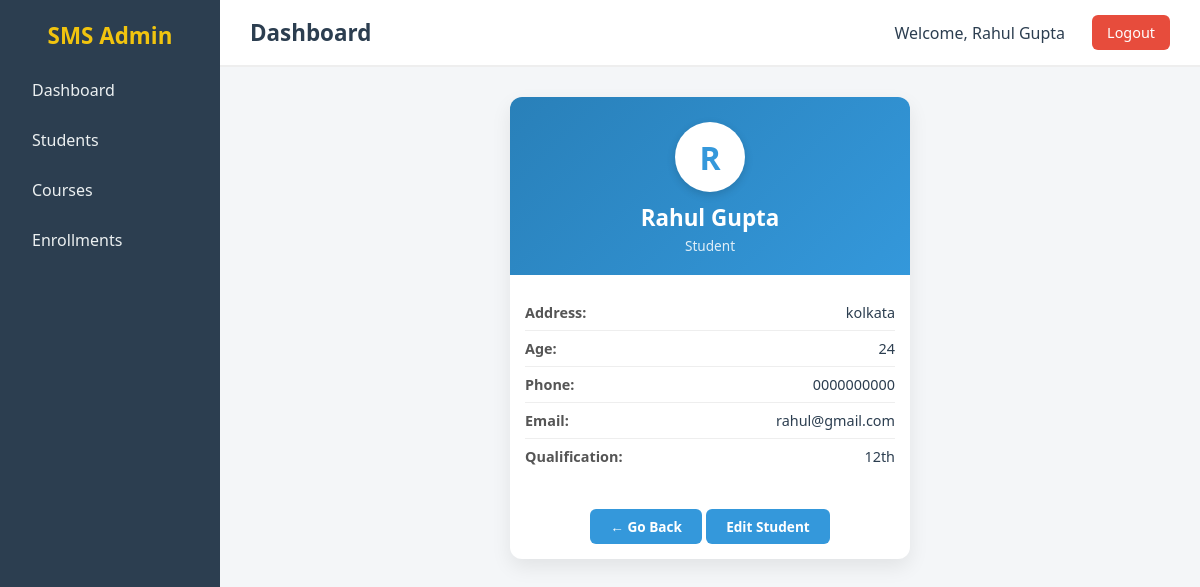
The app's page /students/1/viwe (signed in) with its own data.
### SMS/app/models/sms_models.py (models this page shows)
class User(db.Model):
    __tablename__ = "users"
    id = db.Column(db.Integer,primary_key= True)
    name = db.Column(db.String(100),nullable =False)
    email = db.Column(db.String(80),nullable = False)
    username = db.Column(db.String(80),unique = True,nullable = False)
    password = db.Column(db.String(80),nullable = False)

class Student(db.Model):
    __tablename__ = "students"
    id = db.Column(db.Integer, primary_key=True)
    name = db.Column(db.String(100), nullable=False)
    address = db.Column(db.String(200), nullable=False)
    age = db.Column(db.Integer, nullable=False)
    phone = db.Column(db.String(15), nullable=False)
    email = db.Column(db.String(30), nullable=False, unique=True)
    last_qualification = db.Column(db.String(30))
    enrollments = db.relationship("Enrollment", backref="student", lazy=True)

### SMS/app/routes/students.py (the view)
@student_bp.route("/students/<int:student_id>/viwe")
@login_required
def viwe_student(student_id):
    got_student = Student.query.get_or_404(student_id)
    return render_template("students/student_view.html", student=got_student,back_url = "students",show_edit = True)

### SMS/app/decorator/login_auth.py (called while the page is built)
def login_required(f):
    @wraps(f)
    def decorated_function(*args, **kwargs):
        if "user_id" not in session:
            return redirect(url_for("auth.login"))  # redirect to login page
        return f(*args, **kwargs)
    return decorated_function

### SMS/app/routes/base.py (called while the page is built)
@base_bp.app_context_processor
def inject_user():
    user_id = session.get('user_id')
    if user_id:
        return {"login_user": User.query.get(user_id)}
    return {"login_user": None}

### SMS/app/templates/students/student_view.html (shortened to what this page needs)
{% extends "base.html" %}
{% block css %}
<link rel="stylesheet" href="{{ url_for('static', filename='css/student_view.css') }}">
{% endblock %}
{% block content %}
<div class="student-card">
    <div class="card-header">
        <div class="avatar">{{ student.name[0]|upper }}</div>
        <h2>{{ student.name }}</h2>
        <p class="role">Student</p>
    </div>
    <div class="card-body">
        <div class="info-row address">
            <span class="label">Address:</span>
            <span class="value">{{ student.address }}</span>
        </div>
        <div class="info-row"><span class="label">Age:</span> <span class="value">{{ student.age }}</span></div>
        <div class="info-row"><span class="label">Phone:</span> <span class="value">{{ student.phone }}</span></div>
        <div class="info-row"><span class="label">Email:</span> <span class="value">{{ student.email }}</span></div>
        <div class="info-row"><span class="label">Qualification:</span> <span class="value">{{
                student.last_qualification or 'N/A' }}</span></div>
    </div>
        <div class="card-footer">
            <a href="/{{back_url}}" class="btn-back">← Go Back</a>
            {%if show_edit%}
            <a href="/students/{{student.id}}/edit" class="btn-back"> Edit Student</a>
            {%endif%}
        </div>
</div>
{% endblock %}

### SMS/app/templates/base.html (shortened to what this page needs)
<!DOCTYPE html>
<html lang="en">
<head>
    <link rel="stylesheet" href="{{ url_for('static', filename='css/base.css') }}">
    {% block css %}{% endblock %}
</head>
<body>
    <div class="main-content">
        <div class="sidebar">
            <h2>SMS Admin</h2>
            <ul>
                <li><a href="/">Dashboard</a></li>
                <li><a href="/students">Students</a></li>
                <li><a href="/courses">Courses</a></li>
                <li><a href="/enrollments">Enrollments</a></li>
            </ul>
        </div>
        <div class="content">
            <header>
                <h1>{% block header_title %}Dashboard{% endblock %}</h1>
                <div class="user-info">
                    <span class="username">Welcome, {{ login_user.name }}</span>
                    <a href="/logout" class="logout-btn" onclick="clearAppCache()">Logout</a>
                </div>
            </header>
            <main>
            {% block content %}
            {% endblock %}
        </main>
        </div>
    </div>
</body>
</html>

### SMS/app/static/css/base.css (style rules this page uses)
* { margin: 0; padding: 0; box-sizing: border-box; font-family: "Segoe UI", Tahoma, Geneva, Verdana, sans-serif; }
body { background: #f5f7fa; color: #333; min-height: 100vh; }
.main-content { display: flex; min-height: 100vh; }
.sidebar { width: 220px; background: #2c3e50; color: #fff; padding: 20px; flex-shrink: 0; }
.sidebar h2 { text-align: center; margin-bottom: 20px; font-size: 1.4rem; color: #f1c40f; }
.sidebar ul { list-style: none; }
.sidebar ul li { margin: 12px 0; }
.sidebar ul li a { text-decoration: none; color: #ecf0f1; padding: 8px 12px; display: block; border-radius: 6px; transition: background 0.3s; }
.content { flex-grow: 1; display: flex; flex-direction: column; }
header { background: #fff; padding: 15px 30px; display: flex; justify-content: space-between; align-items: center; border-bottom: 2px solid #eee; }
.user-info { display: flex; align-items: center; gap: 15px; }
.username { font-size: 1rem; font-weight: 500; color: #2c3e50; padding: 6px 12px; border-radius: 6px; }
header h1 { font-size: 1.4rem; color: #2c3e50; }
.logout-btn { text-decoration: none; background: #e74c3c; color: #fff; padding: 8px 15px; border-radius: 6px; font-size: 0.9rem; transition: background 0.3s; }
main { flex-grow: 1; padding: 20px; }

### SMS/app/static/css/student_view.css (style rules this page uses)
body { background: #f4f6f8; font-family: 'Segoe UI', Tahoma, Geneva, Verdana, sans-serif; }
.student-card { max-width: 400px; margin: 10px auto; background: #ffffff; border-radius: 12px; box-shadow: 0 8px 20px rgba(0,0,0,0.08); overflow: hidden; transition: transform 0.3s ease, box-shadow 0.3s ease; }
.card-header { background: linear-gradient(135deg, #2980b9, #3498db); text-align: center; color: #fff; padding: 25px 15px 20px; position: relative; }
.info-row.address .value { display: inline-block; max-width: 220px; overflow: hidden; white-space: nowrap; text-overflow: ellipsis; vertical-align: middle; cursor: pointer; transition: all 0.8s ease; }
.card-header .avatar { width: 70px; height: 70px; background: #fff; color: #3498db; font-size: 2rem; font-weight: bold; border-radius: 50%; display: flex; align-items: center; justify-content: center; margin: 0 auto 10px; box-shadow: 0 3px 8px rgba(0,0,0,0.15); }
.card-header h2 { font-size: 1.4rem; margin-bottom: 3px; }
.card-header .role { font-size: 0.85rem; opacity: 0.85; }
.card-body { padding: 20px 15px; }
.info-row { display: flex; justify-content: space-between; padding: 8px 0; border-bottom: 1px solid #eee; font-size: 0.9rem; }
.info-row:last-child { border-bottom: none; }
.info-row .label { font-weight: 600; color: #555; }
.info-row .value { color: #2c3e50; font-weight: 500; }
.card-footer { padding: 15px 0; text-align: center; }
.btn-back { display: inline-block; text-decoration: none; background: #3498db; color: #fff; padding: 8px 20px; border-radius: 6px; font-weight: 600; font-size: 0.85rem; transition: background 0.3s, transform 0.2s; }

### records on screen
User: name "Rahul Gupta"
Student: name "R", name "Rahul Gupta", address "kolkata", age "24", phone "0000000000", email "rahul@gmail.com", last_qualification "12th"
